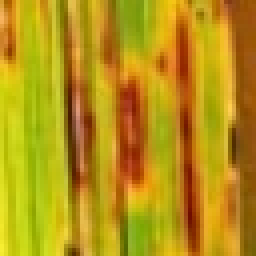
#> input picture Project Files/Narrow/Capture20.JPG, 64 x 64 px (shown 4 times larger); its folder holds only this picture in this run
$ python DataProcessing.py   (older library calls are emulated)
#> lines starting #> are read from the running program, lines starting #| are printed output that depends on the picture
### Project Files/main.py
import glob
import cv2
import math
import numpy as np
from sklearn.model_selection import train_test_split
#import matplotlib.pyplot as plt
import h5py
import scipy

from PIL import Image
from scipy import ndimage
from matplotlib import pyplot as plt
import matplotlib.image as mpimg
from skimage.filters import threshold_mean
from skimage import data
from skimage.filters import try_all_threshold
from skimage.feature import greycomatrix, greycoprops
from skimage import io, color

from skimage import feature, io
from sklearn import preprocessing
import FeatureExtraction as Features


# [6 lines left out: function helperFunction, not called in this run]

arr = []
flag1 = 1
def trainImage(image_list):
    global  arr
    global flag1
    arr.clear()
    for index in range(len(image_list)):
        img = io.imread(image_list[index], as_grey=True)

        infile = cv2.imread(image_list[index])
        infile = infile[:, :, 0]
        hues = (np.array(infile) / 255.) * 179
        outimageHSV = np.array([[[b, 255, 255] for b in a] for a in hues]).astype(int)
        outimageHSV = np.uint8(outimageHSV)

        outimageBGR = cv2.cvtColor(outimageHSV, cv2.COLOR_HSV2BGR)

        rgb = io.imread(image_list[index])
        lab = color.rgb2lab(rgb)

        outimageBGR = lab

        for i in range(outimageBGR.shape[0]):
            for j in range(outimageBGR.shape[1]):
                sum = 0
                for k in range(outimageBGR.shape[2]):
                    sum = sum + outimageBGR[i][j][k]
                sum = sum / (3 * 255)
                if(i<img.shape[0] and j<img.shape[1]):
                    img[i][j] = sum

        S = preprocessing.MinMaxScaler((0, 19)).fit_transform(img).astype(int)
        Grauwertmatrix = feature.greycomatrix(S, [1, 2, 3], [0, np.pi / 4, np.pi / 2, 3 * np.pi / 4], levels=20,
                                              symmetric=False, normed=True)


        arr.append(feature.greycoprops(Grauwertmatrix, 'contrast'))
        arr.append(feature.greycoprops(Grauwertmatrix, 'correlation'))
        arr.append(feature.greycoprops(Grauwertmatrix, 'homogeneity'))
        arr.append(feature.greycoprops(Grauwertmatrix, 'ASM'))
        arr.append(feature.greycoprops(Grauwertmatrix, 'energy'))
        arr.append(feature.greycoprops(Grauwertmatrix, 'dissimilarity'))
        arr.append(Features.sumOfSquares(Grauwertmatrix))
        arr.append(Features.sumAverage(Grauwertmatrix))
        arr.append(Features.sumVariance(Grauwertmatrix))
        arr.append(Features.Entropy(Grauwertmatrix))
        arr.append(Features.sumEntropy(Grauwertmatrix))
        arr.append(Features.differenceVariance(Grauwertmatrix))
        arr.append(Features.differenceEntropy(Grauwertmatrix))
        arr.append(Features.informationMeasureOfCorelation1(Grauwertmatrix))
        arr.append(Features.informationMeasureOfCorelation2(Grauwertmatrix))
    flag1 = 1

arr1 = []

flag = 1
def testImage(image_list):
    global arr1
    global flag
    arr1.clear()
    for index in range(len(image_list)):
        img = io.imread(image_list[index], as_grey=True)

        infile = cv2.imread(image_list[index])
        infile = infile[:, :, 0]
        hues = (np.array(infile) / 255.) * 179
        outimageHSV = np.array([[[b, 255, 255] for b in a] for a in hues]).astype(int)
        outimageHSV = np.uint8(outimageHSV)

        outimageBGR = cv2.cvtColor(outimageHSV, cv2.COLOR_HSV2BGR)


        rgb = io.imread(image_list[index])
        lab = color.rgb2lab(rgb)

        outimageBGR = lab

        for i in range(outimageBGR.shape[0]):
            for j in range(outimageBGR.shape[1]):
                sum = 0
                for k in range(outimageBGR.shape[2]):
                    sum = sum + outimageBGR[i][j][k]
                sum = sum / (3 * 255)
                if (i < img.shape[0] and j < img.shape[1]):
                    img[i][j] = sum


        S = preprocessing.MinMaxScaler((0, 19)).fit_transform(img).astype(int)
        Grauwertmatrix = feature.greycomatrix(S, [1, 2, 3], [0, np.pi / 4, np.pi / 2, 3 * np.pi / 4], levels=20,
                                              symmetric=False, normed=True)

        arr1.append(feature.greycoprops(Grauwertmatrix, 'contrast'))
        arr1.append(feature.greycoprops(Grauwertmatrix, 'correlation'))
        arr1.append(feature.greycoprops(Grauwertmatrix, 'homogeneity'))
        arr1.append(feature.greycoprops(Grauwertmatrix, 'ASM'))
        arr1.append(feature.greycoprops(Grauwertmatrix, 'energy'))
        arr1.append(feature.greycoprops(Grauwertmatrix, 'dissimilarity'))
        arr1.append(Features.sumOfSquares(Grauwertmatrix))
        arr1.append(Features.sumAverage(Grauwertmatrix))
        arr1.append(Features.sumVariance(Grauwertmatrix))
        arr1.append(Features.Entropy(Grauwertmatrix))
        arr1.append(Features.sumEntropy(Grauwertmatrix))
        arr1.append(Features.differenceVariance(Grauwertmatrix))
        arr1.append(Features.differenceEntropy(Grauwertmatrix))
        arr1.append(Features.informationMeasureOfCorelation1(Grauwertmatrix))
        arr1.append(Features.informationMeasureOfCorelation2(Grauwertmatrix))
    flag = 1

#print("After applying GLCM the features are : ")
# [21 lines left out: function GLCM, not called in this run]

### Project Files/FeatureExtraction.py
import glob
import cv2
import math
import numpy as np
from sklearn.model_selection import train_test_split
#import matplotlib.pyplot as plt
import h5py
import scipy
from PIL import Image
from scipy import ndimage
from matplotlib import pyplot as plt
import matplotlib.image as mpimg
from skimage.filters import threshold_mean
from skimage import data
from skimage.filters import try_all_threshold
from skimage.feature import greycomatrix, greycoprops

from skimage import feature, io
from sklearn import preprocessing


def sumOfSquares(P):
    a = np.matrix('0.0 0.0 0.0 0.0;0.0 0.0 0.0 0.0;0.0 0.0 0.0 0.0')
    for k in range ( P.shape[2] ):
        for l in range ( P.shape[3] ):
            meu = 0.0
            for i in range ( P.shape[0] ):
                for j in range ( P.shape[1] ):
                    meu = meu + P[i][j][k][l]
            meu = meu / (P.shape[0]*P.shape[0])
            #print(meu)
            sum = 0.0
            for i in range ( P.shape[0] ):
                for j in range ( P.shape[1] ):
                    sum = sum + (i-meu+1)*(i-meu+1)*P[i][j][k][l]
            a[k,l] = sum
    return a

def sumAverage(P):
    a = np.matrix('0.0 0.0 0.0 0.0;0.0 0.0 0.0 0.0;0.0 0.0 0.0 0.0')
    for k in range(P.shape[2]):
        for l in range(P.shape[3]):
            sum = 0.0
            arr = []
            for i in range (2*P.shape[0]+1):
                arr.append(0.0)
            for i in range (P.shape[0]):
                for j in range (P.shape[1]):
                    arr[ i+j+2 ] = arr[i+j+2]+P[i][j][k][l]
            for i in range(P.shape[0]*2+1):
                if( i<2 ):
                    continue
                sum = sum + arr[i] * i
            a[k, l] = sum
    return a

def Entropy(P):
    a = np.matrix('0.0 0.0 0.0 0.0;0.0 0.0 0.0 0.0;0.0 0.0 0.0 0.0')
    for k in range(P.shape[2]):
        for l in range(P.shape[3]):
            sum = 0.0
            for i in range(P.shape[0]):
                for j in range(P.shape[1]):
                    if(P[i][j][k][l]==0.0):
                        continue
                    sum = sum + P[i][j][k][l] * math.log10(P[i][j][k][l])
            a[k, l] = -1.0*sum
    return a

def sumEntropy(P):
    a = np.matrix('0.0 0.0 0.0 0.0;0.0 0.0 0.0 0.0;0.0 0.0 0.0 0.0')
    for k in range(P.shape[2]):
        for l in range(P.shape[3]):
            arr = []
            for i in range(2 * P.shape[0] + 1):
                arr.append(0.0)
            for i in range(P.shape[0]):
                for j in range(P.shape[1]):
                    arr[i + j + 2] = arr[i + j + 2] + P[i][j][k][l]
            sum = 0.0
            for i in range(P.shape[0]*2+1):
                if( i<2 or arr[i]==0.0 ):
                    continue
                sum = sum + arr[i] * math.log10(arr[i])
            sum = sum * -1.0
            a[k, l] = sum
    return a

def sumVariance(P):
    a = np.matrix('0.0 0.0 0.0 0.0;0.0 0.0 0.0 0.0;0.0 0.0 0.0 0.0')
    for k in range(P.shape[2]):
        for l in range(P.shape[3]):
            arr = []
            for i in range(2 * P.shape[0] + 1):
                arr.append(0.0)
            for i in range(P.shape[0]):
                for j in range(P.shape[1]):
                    arr[i + j + 2] = arr[i + j + 2] + P[i][j][k][l]
            f = 0.0
            for i in range(P.shape[0] * 2 + 1):
                if (i < 2 or arr[i] == 0.0):
                    continue
                f = f + arr[i] * math.log10(arr[i])
            f = f * -1.0

            sum = 0.0
            for i in range(P.shape[0] * 2 + 1):
                if (i < 2):
                    continue
                sum = sum +  (i-f)*(i-f)*arr[i]
            a[k, l] = sum
    return a

def differenceEntropy(P):
    a = np.matrix('0.0 0.0 0.0 0.0;0.0 0.0 0.0 0.0;0.0 0.0 0.0 0.0')
    for k in range(P.shape[2]):
        for l in range(P.shape[3]):
            arr = []
            for i in range(P.shape[0]):
                arr.append(0.0)
            for i in range(P.shape[0]):
                for j in range(P.shape[1]):
                    arr[abs(i-j)] = arr[abs(i-j)] + P[i][j][k][l]
            sum = 0.0
            for i in range (P.shape[0]):
                if(arr[i]==0.0):
                    continue
                sum = sum + arr[i]*math.log10(arr[i])
            sum = sum * -1.0
            a[k, l] = sum
    return a

def differenceVariance(P):
    a = np.matrix('0.0 0.0 0.0 0.0;0.0 0.0 0.0 0.0;0.0 0.0 0.0 0.0')
    for k in range(P.shape[2]):
        for l in range(P.shape[3]):
            sum = 0.0
            arr = []
            for i in range(P.shape[0]):
                arr.append(0.0)
            for i in range(P.shape[0]):
                for j in range(P.shape[1]):
                    arr[ abs(i-j) ] = arr[ abs(i-j) ] + P[i][j][k][l]
            mean = 0.0
            for i in range(P.shape[0]):
                mean = mean + arr[i]
            mean = mean / P.shape[0]
            for i in range(P.shape[0]):
                sum = sum + ( (mean-arr[i])*(mean-arr[i]) )
            sum = sum / P.shape[0]
            a[k, l] = sum
    return a


def informationMeasureOfCorelation1(P):
    a = np.matrix('0.0 0.0 0.0 0.0;0.0 0.0 0.0 0.0;0.0 0.0 0.0 0.0')
    for k in range(P.shape[2]):
        for l in range(P.shape[3]):
            HXY = 0.0
            for i in range (P.shape[0]):
                for j in range (P.shape[1]):
                    if( P[i][j][k][l]==0.0 ):
                        continue
                    HXY = HXY + P[i][j][k][l]*math.log10(P[i][j][k][l]);
            HXY = HXY * -1
            Px = []
            Py = []
            for i in range( P.shape[0] ):
                Px.append(0.0)
                Py.append(0.0)
            for i in range ( P.shape[0]):
                for j in range (P.shape[1]):
                    Px[i] = Px[i] + P[i][j][k][l]
                    Py[j] = Py[j] + P[i][j][k][l]
            HXY1 = 0.0
            for i in range (P.shape[0]):
                for j in range(P.shape[1]):
                    if( Px[i] * Py[j] == 0.0 ):
                        continue
                    HXY1 = HXY1 + P[i][j][k][l] * math.log10( Px[i] * Py[j] )
            HXY1 = HXY1 * -1
            HX = 0.0
            HY = 0.0
            for i in range (P.shape[0]):
                if(Px[i]==0.0):
                    continue
                HX = HX + Px[i] * math.log10(Px[i])
            for i in range(P.shape[0]):
                if (Py[i] == 0.0):
                    continue
                HY = HY + Py[i] * math.log10(Py[i])
            HX = HX * -1.0
            HY = HY * -1.0
            temp = max(HX,HY)
            if(temp==0.0):
                a[k, l] = ( HXY - HXY1  )
                continue
            a[k, l] = ( HXY - HXY1  ) / temp
    return a


def informationMeasureOfCorelation2(P):
    a = np.matrix('0.0 0.0 0.0 0.0;0.0 0.0 0.0 0.0;0.0 0.0 0.0 0.0')
    for k in range(P.shape[2]):
        for l in range(P.shape[3]):
            HXY = 0.0
            for i in range(P.shape[0]):
                for j in range(P.shape[1]):
                    if (P[i][j][k][l] == 0.0):
                        continue
                    HXY = HXY + P[i][j][k][l] * math.log10(P[i][j][k][l]);
            HXY = HXY * -1
            Px = []
            Py = []
            for i in range(P.shape[0]):
                Px.append(0.0)
                Py.append(0.0)
            for i in range(P.shape[0]):
                for j in range(P.shape[1]):
                    Px[i] = Px[i] + P[i][j][k][l]
                    Py[j] = Py[j] + P[i][j][k][l]
            HXY2 = 0.0
            for i in range(P.shape[0]):
                for j in range(P.shape[1]):
                    if (Px[i] * Py[j] == 0.0):
                        continue
                    HXY2 = HXY2 + Px[i] * Py[j] * math.log10(Px[i] * Py[j])
            HXY2 = HXY2 * -1
            value = 1.0 - math.exp( -2.0 * (HXY2-HXY) )
            a[k, l] = math.sqrt(value)
    return a

### Project Files/DataProcessing.py
import glob
import cv2
import math
import numpy as np
from sklearn.model_selection import train_test_split
#import matplotlib.pyplot as plt
import h5py
import scipy
from PIL import Image
from scipy import ndimage
from matplotlib import pyplot as plt
import matplotlib.image as mpimg
from skimage.filters import threshold_mean
from skimage import data
from skimage.filters import try_all_threshold
from skimage.feature import greycomatrix, greycoprops

from skimage import feature, io
from sklearn import preprocessing
import main as rem


X = []
XX = []
y = []
yy = []
image_list = []
Image_list = []


for file in glob.glob('./Narrow/*.*'):
    img = cv2.resize(cv2.imread(file),(64,64),interpolation=cv2.INTER_CUBIC)
#> img is the input picture: shape (64, 64, 3); mean B, G, R 20.5, 147.8, 183.2
    X.append(img)
    image_list.append(file)
    Image_list.append(file)
    y.append(0)
    XX.append(img)
    yy.append(0)

for file in glob.glob('./Brown/*.*'):
    img = cv2.resize(cv2.imread(file),(64,64),interpolation=cv2.INTER_CUBIC)
    X.append(img)
    image_list.append(file)
    Image_list.append(file)
    y.append(2)
    XX.append(img)
    yy.append(2)


for file in glob.glob('./Paddy/*.*'):
    img = cv2.resize(cv2.imread(file),(64,64),interpolation=cv2.INTER_CUBIC)
    X.append(img)
    image_list.append(file)
    Image_list.append(file)
    y.append(1)
    XX.append(img)
    yy.append(1)

for file in glob.glob('./Other/*.*'):
    img = cv2.resize(cv2.imread(file),(64,64),interpolation=cv2.INTER_CUBIC)
    X.append(img)
    image_list.append(file)
    Image_list.append(file)
    y.append(3)
    XX.append(img)
    yy.append(3)

X = np.array(X)
y = np.array(y)

train_set_x_orig = X
train_set_y = y


X1 = []
y1 = []
image_list1 = []


for file in glob.glob('./Narrow/Testing/*.*'):
    img = cv2.resize(cv2.imread(file),(64,64),interpolation=cv2.INTER_CUBIC)
    X1.append(img)
    image_list1.append(file)
    Image_list.append(file)
    y1.append(0)
    XX.append(img)
    yy.append(0)

for file in glob.glob('./Brown/Testing/*.*'):
    img = cv2.resize(cv2.imread(file),(64,64),interpolation=cv2.INTER_CUBIC)
    X1.append(img)
    image_list1.append(file)
    Image_list.append(file)
    y1.append(2)
    XX.append(img)
    yy.append(2)


for file in glob.glob('./Paddy/Testing/*.*'):
    img = cv2.resize(cv2.imread(file),(64,64),interpolation=cv2.INTER_CUBIC)
    X1.append(img)
    image_list1.append(file)
    Image_list.append(file)
    y1.append(1)
    XX.append(img)
    yy.append(1)


X1 = np.array(X1)
y1 = np.array(y1)

test_set_x_orig = X1
test_set_y = y1

rem.trainImage(image_list)
#> in trainImage, `img = io.imread(image_list[index], as_grey=True)`:
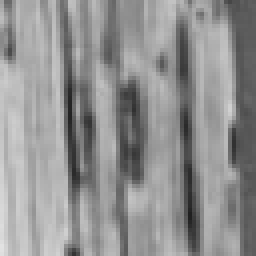
#> img: shape (64, 64) float64 (shown 4 times larger); min 0.129, max 0.887, mean 0.573
#> in trainImage, `infile = infile[:, :, 0]`:
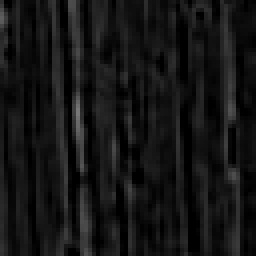
#> infile: shape (64, 64) (shown 4 times larger); min 0, max 120, mean 20.5
#> in trainImage, `hues = (np.array(infile) / 255.) * 179`:
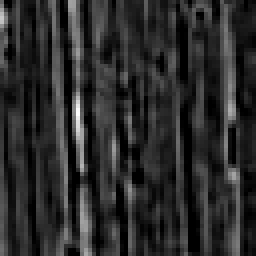
#> hues: shape (64, 64) float64 (shown 4 times larger); min 0, max 84.24, mean 14.4; drawn with min black and max white
#> in trainImage, `outimageHSV = np.array([[[b, 255, 255] for b in a] for a in hues]).ast..`:
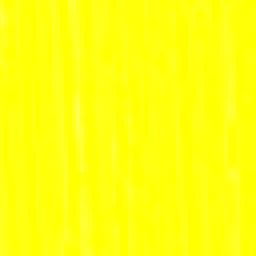
#> outimageHSV: shape (64, 64, 3) int64 (shown 4 times larger); mean of channels 0, 1, 2 13.9, 255, 255; drawn as B, G, R
#> in trainImage, `outimageBGR = cv2.cvtColor(outimageHSV, cv2.COLOR_HSV2BGR)`:
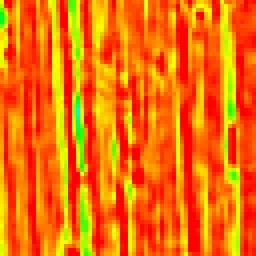
#> outimageBGR: shape (64, 64, 3) (shown 4 times larger); mean B, G, R 0.3, 111.5, 248.5
#> after the loop in trainImage, `for i in range(outimageBGR.shape[0]):`:
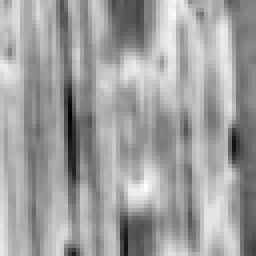
#> img: shape (64, 64) float64 (shown 4 times larger); min 0.0792, max 0.221, mean 0.168; drawn with min black and max white
#> in trainImage, `S = preprocessing.MinMaxScaler((0, 19)).fit_transform(img).astype(int)`:
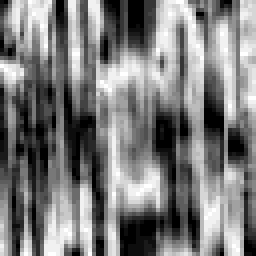
#> S: shape (64, 64) int64 (shown 4 times larger); min 0, max 19, mean 9.25; drawn with min black and max white
#> after the loop in sumOfSquares, `for k in range ( P.shape[2] ):`: a = [[134.3, 133.9, 134.8, 135.5], [133.8, 133.9, 134.6, 135.5], [133.9, 133, 134.5, 135.9]]
#> after the loop in sumAverage, `for k in range(P.shape[2]):`: a = [[20.49, 20.48, 20.49, 20.49], [20.48, 20.48, 20.48, 20.49], [20.49, 20.44, 20.46, 20.47]]
#> after the loop in sumVariance, `for k in range(P.shape[2]):`: a = [[462.9, 461.2, 475.6, 460.1], [446.1, 461.2, 471, 460.1], [436.3, 442.7, 465.1, 441.5]]
#> after the loop in Entropy, `for k in range(P.shape[2]):`: a = [[2.38, 2.39, 1.98, 2.4], [2.5, 2.39, 2.19, 2.4], [2.53, 2.5, 2.31, 2.51]]
#> after the loop in sumEntropy, `for k in range(P.shape[2]):`: a = [[1.57, 1.57, 1.57, 1.57], [1.55, 1.57, 1.57, 1.57], [1.53, 1.55, 1.57, 1.55]]
#> after the loop in differenceVariance, `for k in range(P.shape[2]):`: a = [[0.00439, 0.00429, 0.0146, 0.00409], [0.00214, 0.00429, 0.00874, 0.00409], [0.00152, 0.00208, 0.00626, 0.00189]]
#> after the loop in differenceEntropy, `for k in range(P.shape[2]):`: a = [[0.945, 0.949, 0.536, 0.963], [1.1, 0.949, 0.734, 0.963], [1.16, 1.1, 0.85, 1.12]]
#> after the loop in informationMeasureOfCorelation1, `for k in range(P.shape[2]):`: a = [[-0.154, -0.147, -0.466, -0.134], [-0.0571, -0.147, -0.296, -0.134], [-0.0359, -0.0553, -0.209, -0.0486]]
#> after the loop in informationMeasureOfCorelation2, `for k in range(P.shape[2]):`: a = [[0.572, 0.562, 0.836, 0.541], [0.37, 0.562, 0.731, 0.541], [0.297, 0.365, 0.645, 0.343]]
rem.testImage(image_list1)


Number_of_features = 0
flag = 0
# [23 lines left out: function featuresFunction, not called in this run]


# [10 lines of commented-out code are left out]

$ run again, on Project Files/Narrow/image1 (2)(2).jpg
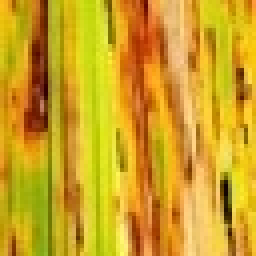
#> input picture Project Files/Narrow/image1 (2)(2).jpg, 64 x 64 px (shown 4 times larger)
#> img is the input picture: shape (64, 64, 3); mean B, G, R 34.6, 162.7, 206.8
#> lab: shape (64, 64, 3) float64; mean of channels 0, 1, 2 69.2, 5.4, 64.8
#> after the loop in trainImage, `for i in range(outimageBGR.shape[0]):`:
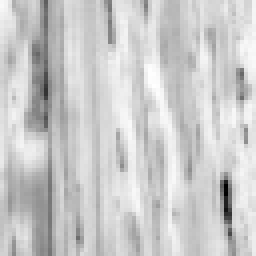
#> img: shape (64, 64) float64 (shown 4 times larger); min 0.0113, max 0.226, mean 0.182; drawn with min black and max white
#> in trainImage, `S = preprocessing.MinMaxScaler((0, 19)).fit_transform(img).astype(int)`:
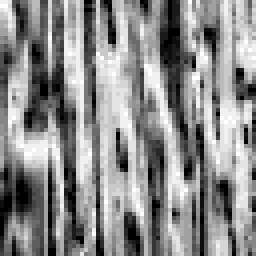
#> S: shape (64, 64) int64 (shown 4 times larger); min 0, max 19, mean 10.39; drawn with min black and max white
#> after the loop in sumOfSquares, `for k in range ( P.shape[2] ):`: a = [[158.2, 158.9, 158.5, 159.4], [157.8, 158.9, 159.2, 159.4], [156.7, 159.1, 159.8, 161.3]]
#> after the loop in sumAverage, `for k in range(P.shape[2]):`: a = [[22.84, 22.88, 22.81, 22.88], [22.87, 22.88, 22.84, 22.88], [22.82, 22.94, 22.87, 22.93]]
#> after the loop in sumVariance, `for k in range(P.shape[2]):`: a = [[541.5, 543.6, 561.1, 540.3], [524.2, 543.6, 558.4, 540.3], [512.3, 529, 554.9, 523.4]]
#> after the loop in Entropy, `for k in range(P.shape[2]):`: a = [[2.44, 2.44, 2.04, 2.46], [2.52, 2.44, 2.22, 2.46], [2.53, 2.51, 2.32, 2.52]]
#> after the loop in sumEntropy, `for k in range(P.shape[2]):`: a = [[1.55, 1.55, 1.56, 1.54], [1.51, 1.55, 1.56, 1.54], [1.48, 1.51, 1.55, 1.5]]
#> after the loop in differenceVariance, `for k in range(P.shape[2]):`: a = [[0.00315, 0.00321, 0.0125, 0.00278], [0.00143, 0.00321, 0.00817, 0.00278], [0.00106, 0.00154, 0.0057, 0.00128]]
#> after the loop in differenceEntropy, `for k in range(P.shape[2]):`: a = [[1.03, 1.03, 0.611, 1.06], [1.16, 1.03, 0.777, 1.06], [1.19, 1.15, 0.888, 1.17]]
#> after the loop in informationMeasureOfCorelation1, `for k in range(P.shape[2]):`: a = [[-0.086, -0.0898, -0.4, -0.0716], [-0.0265, -0.0898, -0.263, -0.0716], [-0.0188, -0.0308, -0.183, -0.0236]]
#> after the loop in informationMeasureOfCorelation2, `for k in range(P.shape[2]):`: a = [[0.444, 0.453, 0.8, 0.409], [0.256, 0.453, 0.7, 0.409], [0.217, 0.275, 0.611, 0.242]]

$ run again, on Project Files/Narrow/image1 (2)(3).jpg
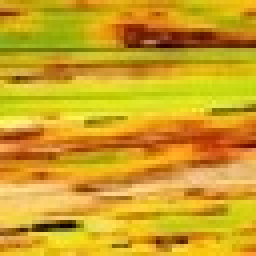
#> input picture Project Files/Narrow/image1 (2)(3).jpg, 64 x 64 px (shown 4 times larger)
#> img is the input picture: shape (64, 64, 3); mean B, G, R 34.7, 162.7, 206.7
#> lab: shape (64, 64, 3) float64; mean of channels 0, 1, 2 69.2, 5.5, 64.8
#> after the loop in trainImage, `for i in range(outimageBGR.shape[0]):`:
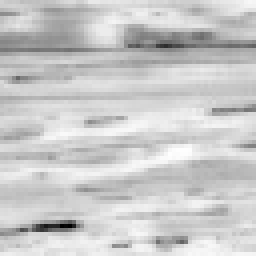
#> img: shape (64, 64) float64 (shown 4 times larger); min 0.0119, max 0.227, mean 0.182; drawn with min black and max white
#> in trainImage, `S = preprocessing.MinMaxScaler((0, 19)).fit_transform(img).astype(int)`:
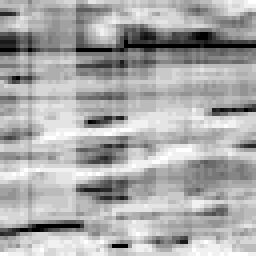
#> S: shape (64, 64) int64 (shown 4 times larger); min 0, max 19, mean 12.66; drawn with min black and max white
#> after the loop in sumOfSquares, `for k in range ( P.shape[2] ):`: a = [[201.5, 199.5, 199.5, 199.8], [201.6, 199.5, 197.8, 199.8], [201.8, 197.9, 196.8, 198.5]]
#> after the loop in sumAverage, `for k in range(P.shape[2]):`: a = [[27.33, 27.23, 27.22, 27.23], [27.35, 27.23, 27.14, 27.23], [27.37, 27.17, 27.11, 27.18]]
#> after the loop in sumVariance, `for k in range(P.shape[2]):`: a = [[729, 715.3, 716, 716.5], [727.8, 715.3, 704.7, 716.5], [727.1, 704.5, 699.6, 706]]
#> after the loop in Entropy, `for k in range(P.shape[2]):`: a = [[1.79, 2.13, 2.1, 2.11], [1.95, 2.13, 2.22, 2.11], [2.03, 2.23, 2.24, 2.22]]
#> after the loop in sumEntropy, `for k in range(P.shape[2]):`: a = [[1.43, 1.42, 1.42, 1.42], [1.43, 1.42, 1.39, 1.42], [1.42, 1.37, 1.36, 1.39]]
#> after the loop in differenceVariance, `for k in range(P.shape[2]):`: a = [[0.0159, 0.00638, 0.00728, 0.00704], [0.0112, 0.00638, 0.00447, 0.00704], [0.00922, 0.00406, 0.00361, 0.00431]]
#> after the loop in differenceEntropy, `for k in range(P.shape[2]):`: a = [[0.511, 0.86, 0.825, 0.832], [0.657, 0.86, 0.965, 0.832], [0.738, 0.99, 1.02, 0.972]]
#> after the loop in informationMeasureOfCorelation1, `for k in range(P.shape[2]):`: a = [[-0.435, -0.136, -0.165, -0.156], [-0.294, -0.136, -0.0636, -0.156], [-0.221, -0.0477, -0.0389, -0.058]]
#> after the loop in informationMeasureOfCorelation2, `for k in range(P.shape[2]):`: a = [[0.794, 0.518, 0.561, 0.549], [0.7, 0.518, 0.368, 0.549], [0.63, 0.322, 0.292, 0.353]]
